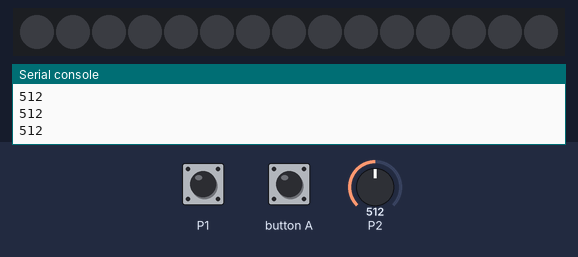
The program below on a simulated BBC micro:bit running MicroPython. Parts: 15 RGB LEDs in strip order, left to right, the last lines printed to the serial console. Inputs (shaded band) come from the test bench; at power-on: P2 = 512 (analog values on the 0–1023 scale). Dim RGB values are drawn brighter than linear; random numbers come from a fixed seed.

Above: at 1.2 s.
1.3 s: P2 set to 716
4.3 s: touch pin P1 pressed for 0.15 s
At 5.4 s:
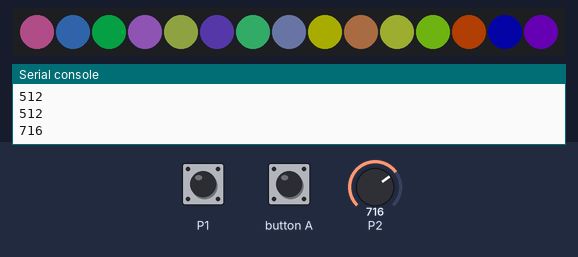
7.3 s: P2 set to 511
10.3 s: button A pressed for 0.15 s
At 10.76 s:
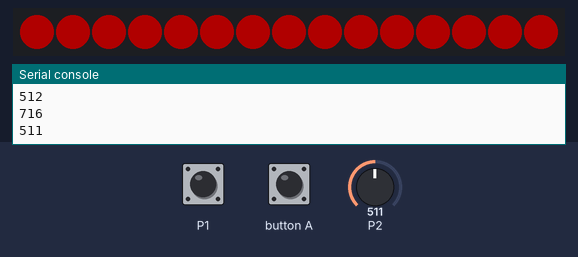

The program:

fade_button_lightsensor.py
```python
from microbit import *
import neopixel
from random import randint

npix = neopixel.NeoPixel(pin0, 15)
np = neopixel.NeoPixel(pin0, 15)

red = (255,0,0)
green = (0,255,0)
blue = (0,0,255)
purple = (255,0,255)
yellow = (255,255,0)

def LightAll(col):
    for pix in range(0, len(npix)):
        npix[pix] = col
    npix.show()
    return

def Fade():
   for i in range(0,255,5):
       LightAll((i,0,0))
       sleep(20)
   for i in range(255,-1,-5):
       LightAll((i,0,0))
       sleep(20)

def Run(col):
    for pix in range(0, len(npix)):
        npix[pix] = col
        npix[pix-1] = (0, 0, 0)
        npix.show()
        sleep(100)

def Runcol():
    Run(blue)
    Run(green)

def Runcol2():
#    Run(red)
    Run(yellow)
    Run(purple)

def Randomcol():
    for j in range(0,4):
        for pixel_id in range(0, len(np)):
            red = randint(0, 60)
            green = randint(0, 60)
            blue = randint(0, 60)
            np[pixel_id] = (red, green, blue)
            np.show()
            sleep(50)

while True:
    lightSensor = pin2.read_analog()
    print(lightSensor)
    if lightSensor < 512:
        Runcol2()
    if lightSensor > 512:
        Runcol()
    if button_a.was_pressed():
        Fade()
    if pin1.is_touched():
        Randomcol()
 #   else:
 #       Runcol()
```
